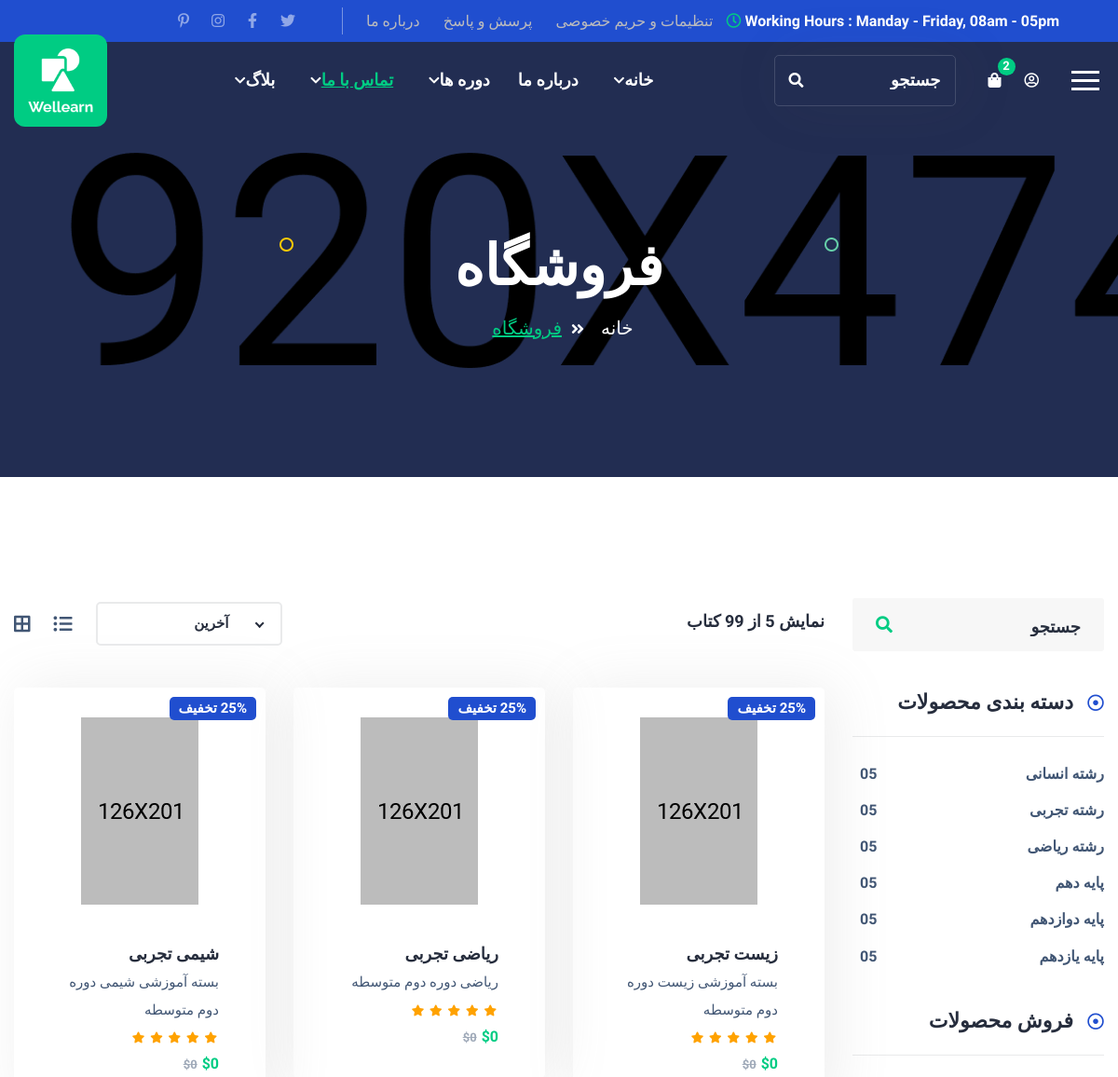
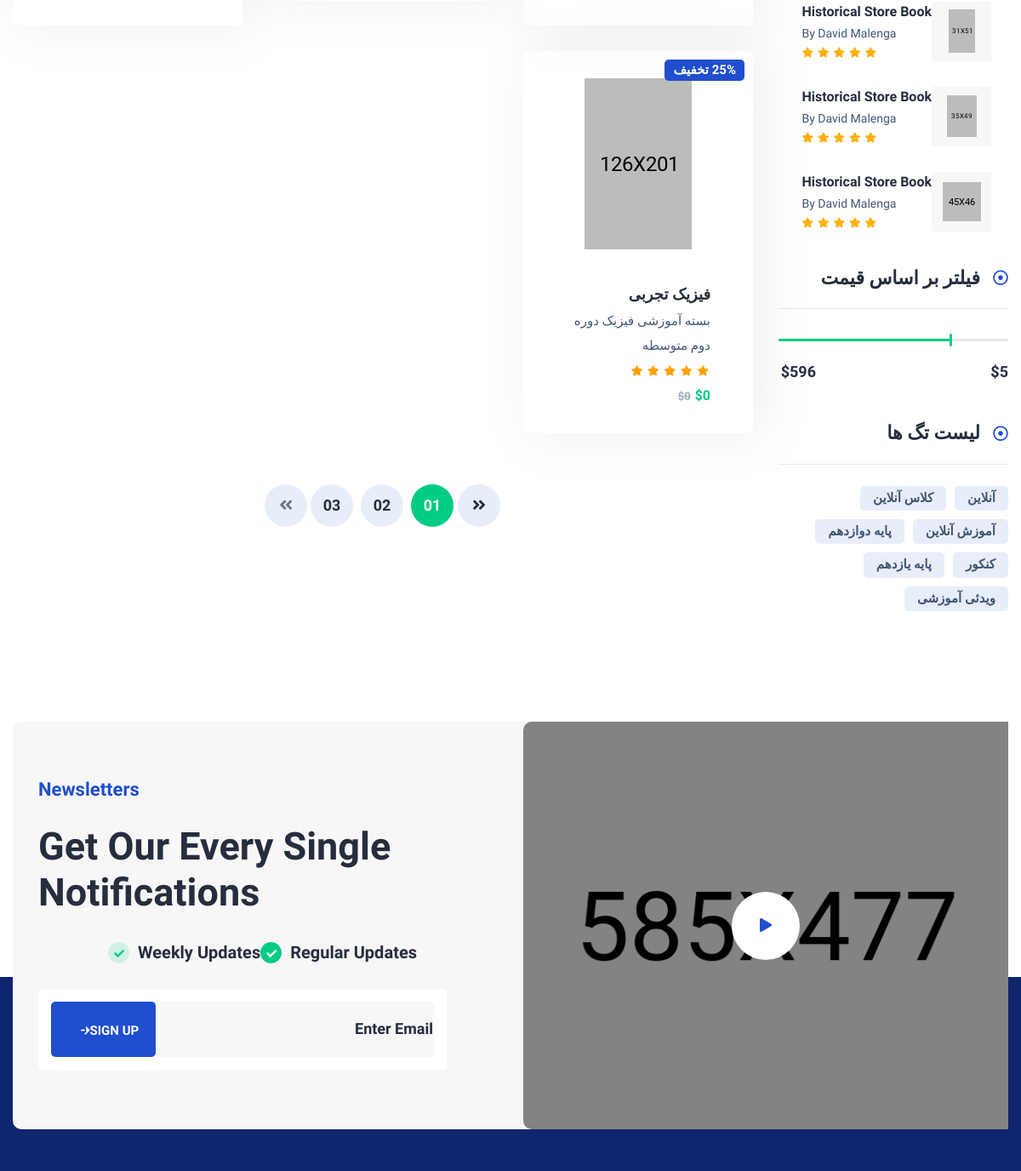
Before: /products/ (upper part) with the older database file (2 pictures, top to bottom).
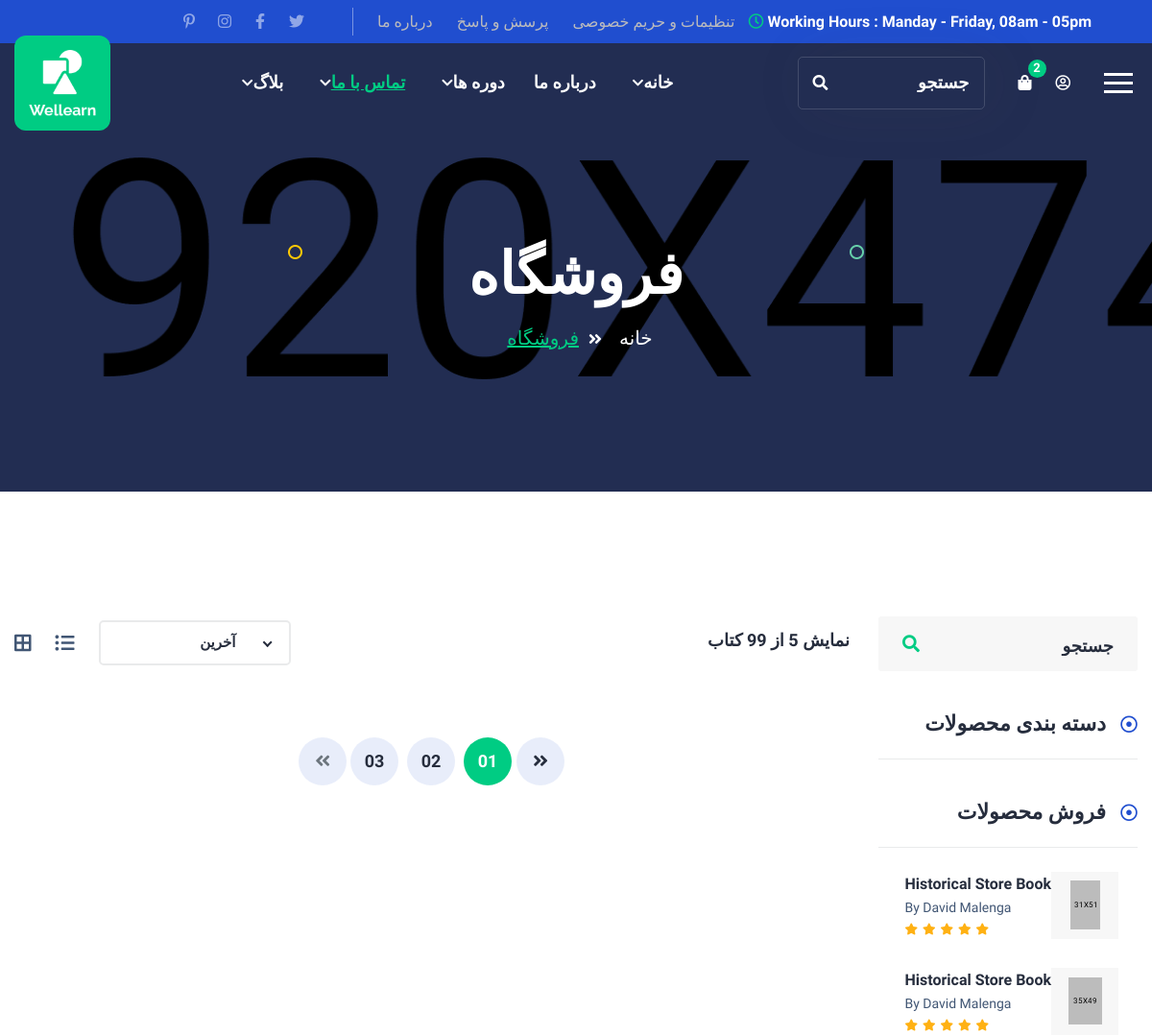
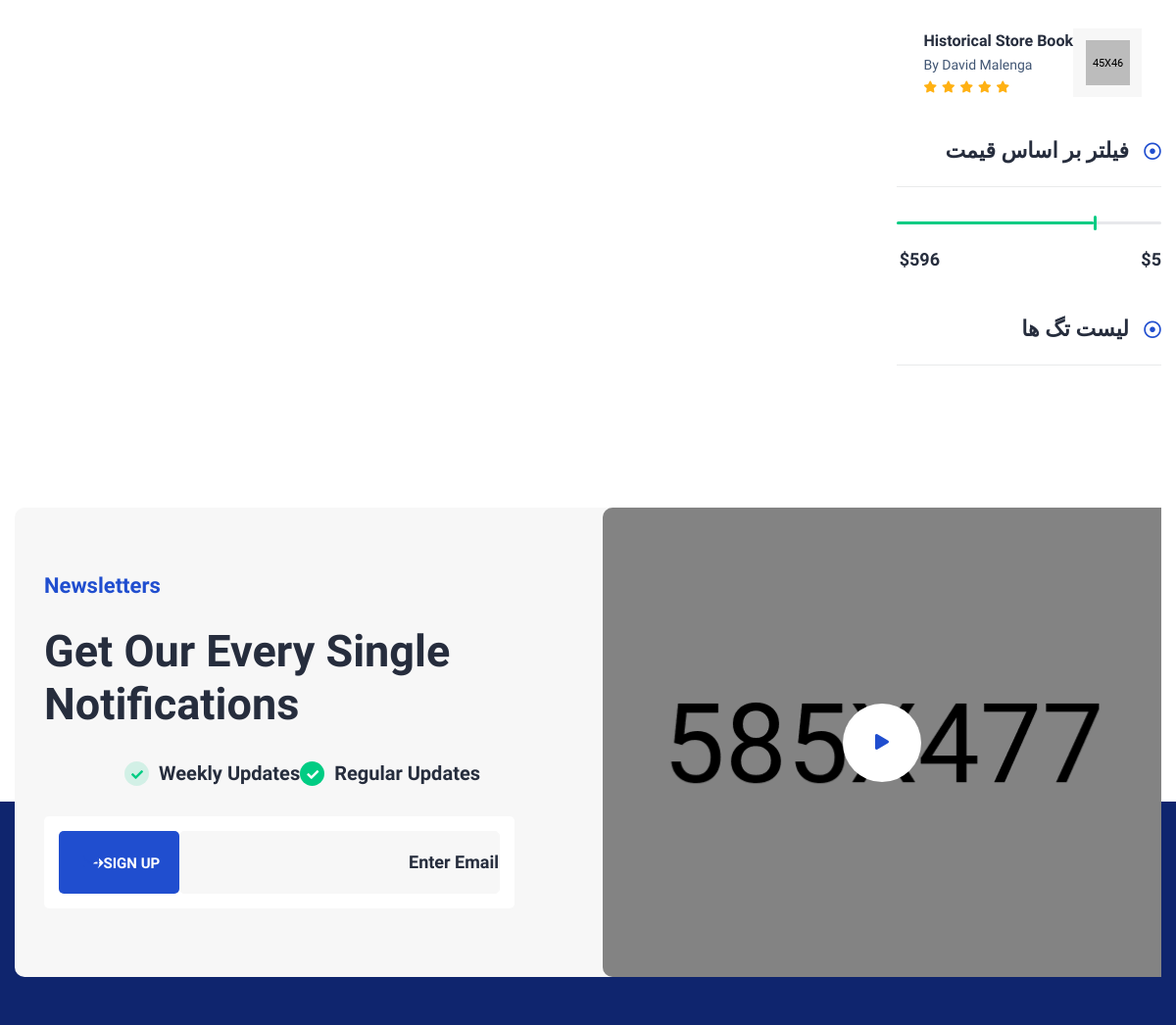
After: the same page with the newer database file (2 pictures, top to bottom).
### product_module/models.py (models this page shows, shortened)
class ProductCategory(models.Model):
    title = models.CharField(max_length=300, db_index=True, verbose_name="عنوان")
    url_title = models.CharField(max_length=300, db_index=True, verbose_name='عنوان در آدرس', unique=True)
    productcategory = models.ForeignKey(Parent, on_delete=models.CASCADE, related_name='parent_to_children', null=True,
                                        verbose_name='رابطه با والد')
    description = models.TextField(db_index=True, verbose_name='توضیحات اصلی')
    is_active = models.BooleanField(verbose_name='فعال/غیر فعال')
    is_delete = models.BooleanField(verbose_name='حذف شده/نشده')
    class Meta:
        verbose_name = 'دسته بندی'
        verbose_name_plural = 'دسته بندی ها'

class ProductTag(models.Model):
    caption = models.CharField(max_length=300, db_index=True, verbose_name='عنوان')
    product = models.ForeignKey(Product, on_delete=models.CASCADE, related_name='product_tag')
    class Meta:
        verbose_name = 'تگ محصول'
        verbose_name_plural = 'تگ های محصولات'

class Product(models.Model):
    title = models.CharField(max_length=500, verbose_name='نام محصول')
    category = models.ManyToManyField(ProductCategory, related_name='products_categories', verbose_name='دسته بندی ها')
    brand = models.ForeignKey(Brand, on_delete=models.CASCADE, verbose_name='برند', null=True)
    price = models.IntegerField(verbose_name='قیمت')
    duration = models.CharField(max_length=50, verbose_name='مدت ویدئو', null=True)
    short_description = models.CharField(max_length=650, null=True, db_index=True, verbose_name='توضیحات خلاصه')
    description = models.TextField(verbose_name='توضیحات اصلی', db_index=True)
    primary_image = models.CharField(max_length=300, db_index=True, verbose_name='تصویر اصلی')
    status = models.IntegerField(default=1, verbose_name='وضعیت')
    is_active = models.BooleanField(default=False, verbose_name='فعال/غیرفعال')
    slug = models.SlugField(default="", null=False, db_index=True, blank=True, verbose_name='عنوان در url',
                            max_length=200, unique=True)
    is_delete = models.BooleanField(verbose_name='حذف شده/نشده')
    class Meta:
        verbose_name = 'محصول '
        verbose_name_plural = 'محصولات'

### product_module/views.py (the view)
# urls.py: path('', views.product_list, name='product-list'),
def product_list(request):
    tag = ProductTag.objects.all()
    product = Product.objects.all().order_by('price')  # [:5]  # order_by('-price')
    category = ProductCategory.objects.all().order_by('title')
    return render(request, 'product_module/product_list.html', {
        'products': product,
        'categories': category,
        'tags': tag
    })

### product_module/templates/product_module/product_list.html (shortened to what this page needs)
{% extends 'shared/base_shop.html' %}
{% block content %}
    <section class="page-banner-area rel z-1 text-white text-center"
             style="background-image: url(/static/images/banner.jpg);">
        <div class="container">
            <div class="banner-inner rpt-10">
                <h2 class="page-title wow fadeInUp delay-0-2s">فروشگاه</h2>
                <nav aria-label="breadcrumb">
                    <ol class="breadcrumb wow fadeInUp delay-0-4s">
                        <li class="breadcrumb-item"><a href="{% url 'index' %}">خانه</a></li>
                        <li class="breadcrumb-item active">فروشگاه</li>
                    </ol>
                </nav>
            </div>
        </div>
        <img class="circle-one" src="/static/images/shapes/circle-one.png" alt="Circle">
        <img class="circle-two" src="/static/images/shapes/circle-two.png" alt="Circle">
    </section>
    <section class="shop-page-area py-130 rpy-100">
        <div class="container">
            <div class="row">
                <div class="col-lg-3">
                    <div class="shop-sidebar rmb-55">
                        <div class="widget widget-search wow fadeInUp delay-0-2s">
                            <form action="#">
                                <input type="text" placeholder="جستجو" required>
                                <button type="submit" class="searchbutton fa fa-search"></button>
                            </form>
                        </div>
                        <div class="widget widget-menu wow fadeInUp delay-0-4s">
                            <h4 class="widget-title d-flex justify-content-start align-items-center"> دسته بندی
                                محصولات </h4>
                            <ul>
                                {% for category in categories %}
                                    <li><a href="course-grid.html">{{ category.title }} </a> <span>05</span></li>
                                {% endfor %}
                            </ul>
                        </div>
                        <div class="widget widget-products wow fadeInUp delay-0-2s">
                            <h4 class="widget-title d-flex justify-content-start align-items-center">فروش محصولات</h4>
                            <ul>
                                <li>
                                    <div class="image">
                                        <img src="/static/images/widgets/product1.png" alt="Product">
                                    </div>
                                    <div class="content">
                                        <h6><a href="product-details.html">Historical Store Book</a></h6>
                                        <span>By <a href="course-list.html">David Malenga</a></span>
                                        <div class="ratting">
                                            <i class="fas fa-star"></i>
                                            <i class="fas fa-star"></i>
                                            <i class="fas fa-star"></i>
                                            <i class="fas fa-star"></i>
                                            <i class="fas fa-star"></i>
                                        </div>
                                    </div>
                                </li>
                                <li>
                                    <div class="image">
                                        <img src="/static/images/widgets/product2.png" alt="Product">
                                    </div>
                                    <div class="content">
                                        <h6><a href="product-details.html">Historical Store Book</a></h6>
                                        <span>By <a href="course-list.html">David Malenga</a></span>
                                        <div class="ratting">
                                            <i class="fas fa-star"></i>
                                            <i class="fas fa-star"></i>
                                            <i class="fas fa-star"></i>
                                            <i class="fas fa-star"></i>
                                            <i class="fas fa-star"></i>
                                        </div>
                                    </div>
                                </li>
                                <li>
                                    <div class="image">
                                        <img src="/static/images/widgets/product3.png" alt="Product">
                                    </div>
                                    <div class="content">
                                        <h6><a href="product-details.html">Historical Store Book</a></h6>
                                        <span>By <a href="course-list.html">David Malenga</a></span>
                                        <div class="ratting">
                                            <i class="fas fa-star"></i>
                                            <i class="fas fa-star"></i>
                                            <i class="fas fa-star"></i>
                                            <i class="fas fa-star"></i>
                                            <i class="fas fa-star"></i>
                                        </div>
                                    </div>
                                </li>
                            </ul>
                        </div>
                        <div class="widget widget-price-filter wow fadeInUp delay-0-2s">
                            <h4 class="widget-title d-flex justify-content-start align-items-center">فیلتر بر اساس
                                قیمت</h4>
                            <div class="price-slider-range"></div>
                            <div class="price"><span>5</span> <input type="text" id="price" readonly></div>
                        </div>
                        <div class="widget widget-tag-cloud wow fadeInUp delay-0-2s">
                            <h4 class="widget-title d-flex justify-content-start align-items-center">لیست تگ ها</h4>
                            <div class="tag-coulds">
                                {% for tag in tags %}
                                    <a href="blog.html">{{ tag.caption}}</a>
                                {% endfor %}
                            </div>
                        </div>
                    </div>
                </div>
                <div class="col-lg-9">
                    <div class="prduct-items-wrap">
                        <div class="shop-shorter rel z-3 mb-40 wow fadeInUp delay-0-2s">
                            <div class="sort-text">
                                نمایش 5 از 99 کتاب
                            </div>
                            <div class="products-dropdown">
                            </div>
                            <ul class="grid-list">
                                <li><a href="#"><i class="fas fa-list-ul"></i></a></li>
                                <li><a href="#" class="active"><i class="fas fa-border-all"></i></a></li>
                            </ul>
                        </div>
                        <div class="row">
                            {% for product in products %}
                                {% include 'includes/product_item_partial.html' with product=product %}
                            {% endfor %}
                        </div>
                        <ul class="pagination flex-wrap justify-content-center mt-20">
                            <li class="page-item">
                                <a class="page-link" href="#"><i class="fas fa-angle-double-right"></i></a>
                            </li>
                            <li class="page-item active">
                                    <span class="page-link">
                                        01
                                    </span>
                            </li>
                            <li class="page-item"><a class="page-link" href="#">02</a></li>
                            <li class="page-item"><a class="page-link" href="#">03</a></li>
                            <li class="page-item disabled">
                                <span class="page-link"><i class="fas fa-angle-double-left"></i></span>
                            </li>
                        </ul>
                    </div>
                </div>
            </div>
        </div>
    </section>
{% endblock %}

### product_module/templates/includes/product_item_partial.html (shortened to what this page needs)
<div class="col-xl-4 col-lg-6 col-md-4 col-sm-6 wow fadeInUp delay-0-4s">
    <div class="product-item">
        <div class="product-image">
            <span class="off">25% تخفیف</span>
            <img src="/static/images/shop/product1.png" alt="Products">
        </div>
        <div class="product-content text-right">
            <h6><a href="{% url 'product-detail' slug=product.slug %}">{{ product.title }}</a></h6>
            <span class="category">{{  product.short_description}}</span>
            <div class="ratting">
                <i class="fas fa-star"></i>
                <i class="fas fa-star"></i>
                <i class="fas fa-star"></i>
                <i class="fas fa-star"></i>
                <i class="fas fa-star"></i>
            </div>
            <span class="price"><del>{{  product.price }}</del><span>{{ product.price }}</span></span>
        </div>
    </div>
</div>

Changed rows visible on the page:
removed ProductCategory: title "رشته انسانی"
removed ProductCategory: title "رشته تجربی"
removed ProductCategory: title "رشته ریاضی"
removed ProductCategory: title "پایه دهم"
removed ProductCategory: title "پایه دوازدهم"
removed ProductCategory: title "پایه یازدهم"
removed ProductTag: caption "آنلاین"
removed ProductTag: caption "کلاس آنلاین"
removed ProductTag: caption "آموزش آنلاین"
removed ProductTag: caption "پایه دوازدهم"
removed ProductTag: caption "کنکور"
removed ProductTag: caption "پایه یازدهم"
removed ProductTag: caption "ویدئی آموزشی"
removed Product: title "زیست تجربی", short_description "بسته آموزشی زیست دوره دوم متوسطه", price "0"
removed Product: title "ریاضی تجربی", short_description "ریاضی دوره دوم متوسطه", price "0"
removed Product: title "شیمی تجربی", short_description "بسته آموزشی شیمی دوره دوم متوسطه", price "0"
removed Product: title "فیزیک تجربی", short_description "بسته آموزشی فیزیک دوره دوم متوسطه", price "0"
